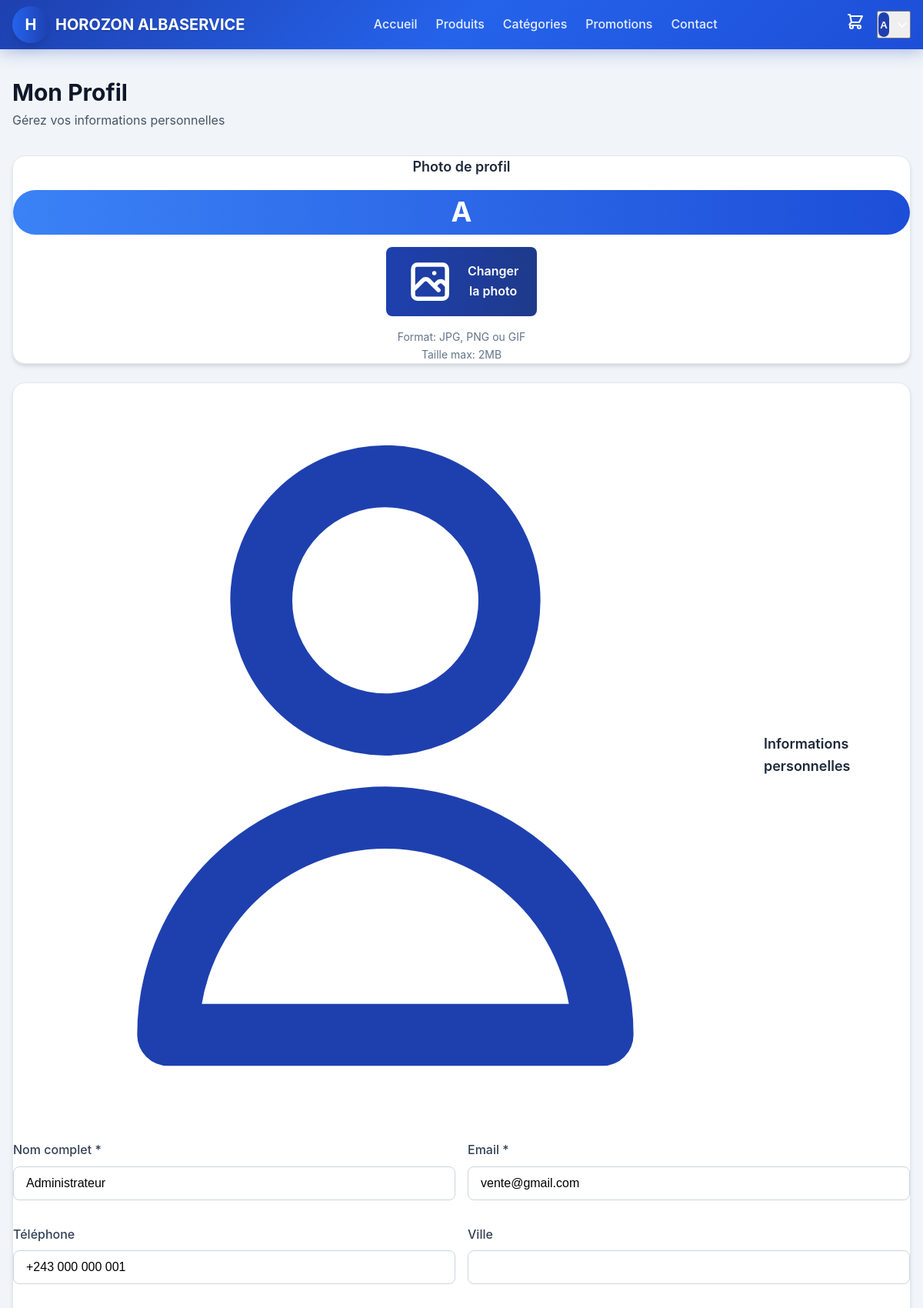
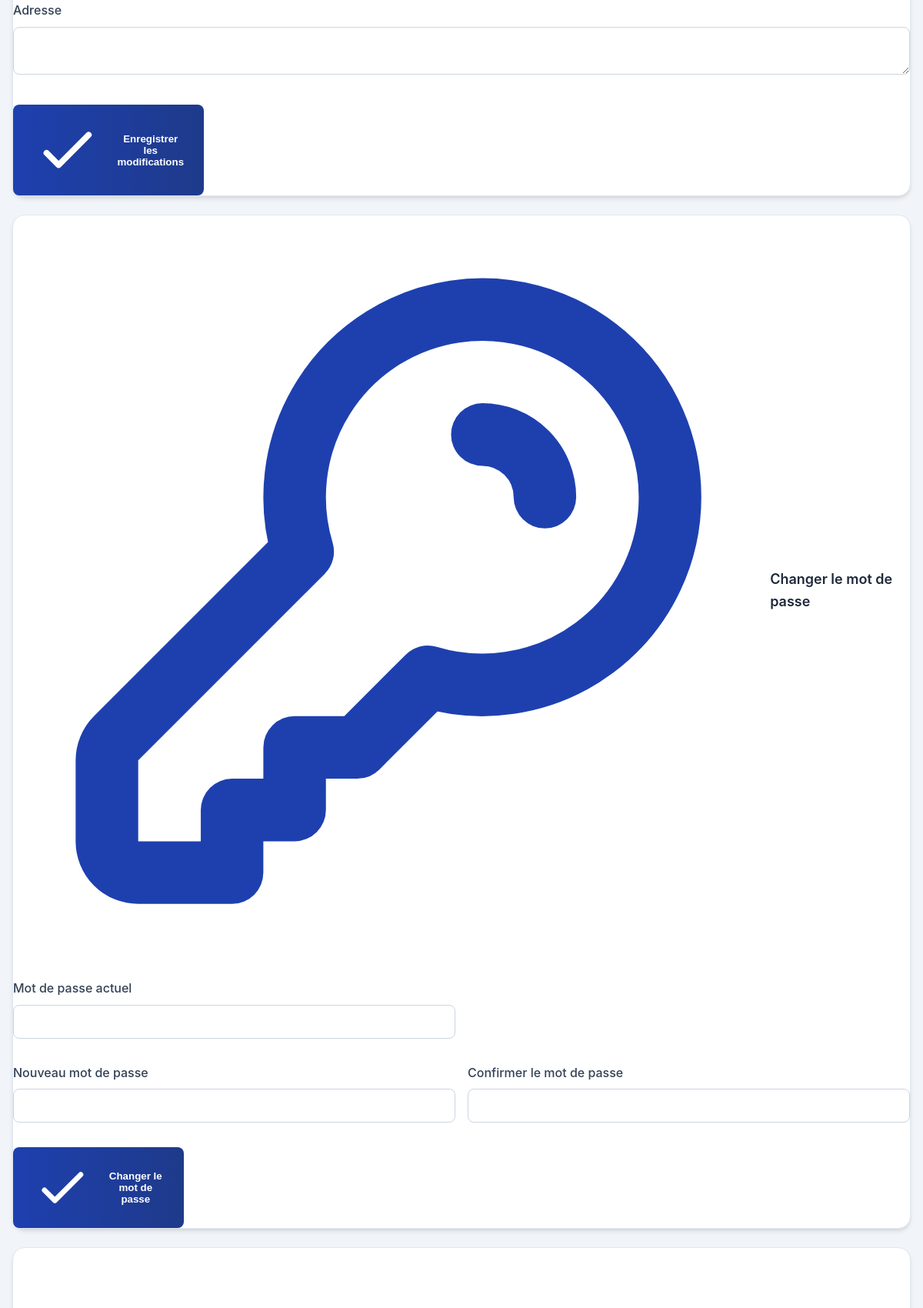
The page /profil.php (signed in, upper part) on the database its author committed (2 pictures, top to bottom).
### tables this page shows
CREATE TABLE IF NOT EXISTS users (
    id INT AUTO_INCREMENT PRIMARY KEY,
    name VARCHAR(255) NOT NULL,
    email VARCHAR(255) NOT NULL UNIQUE,
    phone VARCHAR(50),
    password VARCHAR(255) NOT NULL,
    profile_image TEXT,
    role ENUM('client', 'admin', 'livreur') NOT NULL DEFAULT 'client',
    address TEXT,
    city VARCHAR(100),
    latitude DECIMAL(10, 8),
    longitude DECIMAL(11, 8),
    is_active TINYINT(1) DEFAULT 1,
    created_at TIMESTAMP DEFAULT CURRENT_TIMESTAMP,
    updated_at TIMESTAMP DEFAULT CURRENT_TIMESTAMP ON UPDATE CURRENT_TIMESTAMP
);

### config/functions.php (called while the page is built, shortened)
<?php
function getCurrentUser() {
    $db = getDB();
    $stmt = $db->prepare("SELECT * FROM users WHERE id = ? AND is_active = 1");
    $stmt->execute([$_SESSION['user_id']]);
    $user = $stmt->fetch();
    return $user ?: null;
}

### profil.php (the view, shortened to what this page needs)
<?php
require_once 'config/functions.php';
include 'components/header.php';
?>
<main class="min-h-screen bg-gray-50 py-8">
    <div class="container">
        <div class="max-w-4xl mx-auto">
            <div class="mb-8">
                <h1 class="text-3xl font-bold text-gray-900">Mon Profil</h1>
                <p class="text-gray-600">Gérez vos informations personnelles</p>
            </div>
            <div class="grid grid-cols-1 lg:grid-cols-3 gap-6">
                <div class="lg:col-span-1">
                    <div class="card">
                        <div class="text-center">
                            <h2 class="text-lg font-semibold mb-4">Photo de profil</h2>
                            <?php if (!empty($user['profile_image'])): ?>
                                <img src="<?= htmlspecialchars($user['profile_image']) ?>"
                                     alt="Photo de profil"
                                     class="w-32 h-32 rounded-full object-cover mx-auto mb-4 border-4 border-white shadow-lg">
                            <?php else: ?>
                                <div class="w-32 h-32 rounded-full bg-gradient-to-r from-blue-500 to-blue-700 flex items-center justify-center text-white text-4xl font-bold mx-auto mb-4">
                                    <?= strtoupper(substr($user['name'], 0, 1)) ?>
                                </div>
                            <?php endif; ?>
                            <form method="POST" enctype="multipart/form-data" class="mt-4">
                                <label class="btn btn-primary cursor-pointer">
                                    Changer la photo
                                </label>
                            </form>
                            <div class="mt-4 text-sm text-gray-500">
                                <p>Format: JPG, PNG ou GIF</p>
                                <p>Taille max: 2MB</p>
                            </div>
                        </div>
                    </div>
                </div>
                <div class="lg:col-span-2 space-y-6">
                    <div class="card">
                        <h2 class="text-lg font-semibold mb-4 flex items-center">
                            <svg class="w-5 h-5 mr-2 text-blue-600" fill="none" stroke="currentColor" viewBox="0 0 24 24">
                                <path stroke-linecap="round" stroke-linejoin="round" stroke-width="2" d="M16 7a4 4 0 11-8 0 4 4 0 018 0zM12 14a7 7 0 00-7 7h14a7 7 0 00-7-7z"></path>
                            </svg>
                            Informations personnelles
                        </h2>
                        <form method="POST">
                            <div class="grid grid-cols-1 md:grid-cols-2 gap-4">
                                <div class="form-group">
                                    <label class="form-label" for="name">Nom complet *</label>
                                    <input type="text" id="name" name="name" class="form-input"
                                           value="<?= htmlspecialchars($user['name']) ?>" required>
                                </div>
                                <div class="form-group">
                                    <label class="form-label" for="email">Email *</label>
                                    <input type="email" id="email" name="email" class="form-input"
                                           value="<?= htmlspecialchars($user['email']) ?>" required>
                                </div>
                                <div class="form-group">
                                    <label class="form-label" for="phone">Téléphone</label>
                                    <input type="tel" id="phone" name="phone" class="form-input"
                                           value="<?= htmlspecialchars($user['phone'] ?? '') ?>">
                                </div>
                                <div class="form-group">
                                    <label class="form-label" for="city">Ville</label>
                                    <input type="text" id="city" name="city" class="form-input"
                                           value="<?= htmlspecialchars($user['city'] ?? '') ?>">
                                </div>
                            </div>
                            <div class="form-group mt-4">
                                <label class="form-label" for="address">Adresse</label>
                                <textarea id="address" name="address" class="form-input" rows="2"><?= htmlspecialchars($user['address'] ?? '') ?></textarea>
                            </div>
                            <button type="submit" class="btn btn-primary mt-4">
                                <svg class="w-5 h-5 mr-2" fill="none" stroke="currentColor" viewBox="0 0 24 24">
                                    <path stroke-linecap="round" stroke-linejoin="round" stroke-width="2" d="M5 13l4 4L19 7"></path>
                                </svg>
                                Enregistrer les modifications
                            </button>
                        </form>
                    </div>
                    <div class="card">
                        <h2 class="text-lg font-semibold mb-4 flex items-center">
                            <svg class="w-5 h-5 mr-2 text-blue-600" fill="none" stroke="currentColor" viewBox="0 0 24 24">
                                <path stroke-linecap="round" stroke-linejoin="round" stroke-width="2" d="M15 7a2 2 0 012 2m4 0a6 6 0 01-7.743 5.743L11 17H9v2H7v2H4a1 1 0 01-1-1v-2.586a1 1 0 01.293-.707l5.964-5.964A6 6 0 1121 9z"></path>
                            </svg>
                            Changer le mot de passe
                        </h2>
                        <form method="POST">
                            <div class="grid grid-cols-1 md:grid-cols-2 gap-4">
                                <div class="form-group">
                                    <label class="form-label" for="current_password">Mot de passe actuel</label>
                                    <input type="password" id="current_password" name="current_password" class="form-input" required>
                                </div>
                                <div></div>
                                <div class="form-group">
                                    <label class="form-label" for="new_password">Nouveau mot de passe</label>
                                    <input type="password" id="new_password" name="new_password" class="form-input" required>
                                </div>
                                <div class="form-group">
                                    <label class="form-label" for="confirm_password">Confirmer le mot de passe</label>
                                    <input type="password" id="confirm_password" name="confirm_password" class="form-input" required>
                                </div>
                            </div>
                            <button type="submit" class="btn btn-primary mt-4">
                                <svg class="w-5 h-5 mr-2" fill="none" stroke="currentColor" viewBox="0 0 24 24">
                                    <path stroke-linecap="round" stroke-linejoin="round" stroke-width="2" d="M5 13l4 4L19 7"></path>
                                </svg>
                                Changer le mot de passe
                            </button>
                        </form>
                    </div>
                    <div class="card">
                        <h2 class="text-lg font-semibold mb-4 flex items-center">
                            <svg class="w-5 h-5 mr-2 text-blue-600" fill="none" stroke="currentColor" viewBox="0 0 24 24">
                                <path stroke-linecap="round" stroke-linejoin="round" stroke-width="2" d="M13 16h-1v-4h-1m1-4h.01M21 12a9 9 0 11-18 0 9 9 0 0118 0z"></path>
                            </svg>
                        </h2>
                    </div>
                </div>
            </div>
        </div>
    </div>
</main>
<?php include 'components/footer.php'; ?>

### components/header.php (shortened to what this page needs)
<?php
$user = getCurrentUser();
?>
<!DOCTYPE html>
<html lang="fr">
<head>
    <link rel="stylesheet" href="css/style.css">
</head>
<body>
    <header class="header">
        <div class="container">
            <div class="flex items-center justify-between" style="height: 4rem;">
                <a href="index.php" class="header-logo">
                    <div class="w-12 h-12 rounded-full bg-gradient-to-r from-blue-600 to-blue-800 flex items-center justify-center text-white font-bold text-xl border-4 border-white shadow-lg">
                        H
                    </div>
                    <span class="header-logo-text hidden md:block">HOROZON ALBASERVICE</span>
                </a>
                <nav class="header-nav hidden md:flex">
                    <a href="index.php" class="header-nav-link <?= $_SERVER['REQUEST_URI'] === '/' || $_SERVER['REQUEST_URI'] === '/index.php' ? 'active' : '' ?>">Accueil</a>
                    <a href="produits.php" class="header-nav-link <?= strpos($_SERVER['REQUEST_URI'], 'produits') !== false ? 'active' : '' ?>">Produits</a>
                    <a href="categories.php" class="header-nav-link <?= strpos($_SERVER['REQUEST_URI'], 'categories') !== false ? 'active' : '' ?>">Catégories</a>
                    <a href="promotions.php" class="header-nav-link <?= strpos($_SERVER['REQUEST_URI'], 'promotions') !== false ? 'active' : '' ?>">Promotions</a>
                    <a href="contact.php" class="header-nav-link <?= strpos($_SERVER['REQUEST_URI'], 'contact') !== false ? 'active' : '' ?>">Contact</a>
                </nav>
                <div class="header-actions">
                    <a href="panier.php" class="header-cart">
                    </a>
                    <?php if ($user): ?>
                        <div class="dropdown">
                            <button onclick="toggleDropdown()" class="flex items-center gap-2 cursor-pointer">
                                <?php if (!empty($user['profile_image'])): ?>
                                    <img src="<?= htmlspecialchars($user['profile_image']) ?>"
                                         alt="<?= htmlspecialchars($user['name']) ?>"
                                         class="w-8 h-8 rounded-full object-cover">
                                <?php else: ?>
                                    <div class="w-8 h-8 bg-blue-600 rounded-full flex items-center justify-center text-white font-semibold">
                                        <?= strtoupper(substr($user['name'], 0, 1)) ?>
                                    </div>
                                <?php endif; ?>
                                <svg class="w-4 h-4 text-white hidden md:block" fill="none" stroke="currentColor" viewBox="0 0 24 24">
                                    <path stroke-linecap="round" stroke-linejoin="round" stroke-width="2" d="M19 9l-7 7-7-7"></path>
                                </svg>
                            </button>
                        </div>
                    <?php else: ?>
                        <a href="login.php" class="btn btn-white btn-sm">Connexion</a>
                    <?php endif; ?>
                </div>
            </div>
        </div>
    </header>
    <main>

### css/style.css (style rules this page uses)
:root { --primary: #1e40af; --primary-dark: #1e3a8a; --primary-light: #3b82f6; --secondary: #64748b; --success: #22c55e; --warning: #eab308; --danger: #ef4444; --info: #0ea5e9; --dark: #0f172a; --light: #f8fafc; --gray-100: #f1f5f9; --gray-200: #e2e8f0; --gray-300: #cbd5e1; --gray-400: #94a3b8; --gray-500: #64748b; --gray-600: #475569; --gray-700: #334155; --gray-800: #1e293b; --gray-900: #0f172a; }
* { margin: 0; padding: 0; box-sizing: border-box; }
body { font-family: -apple-system, BlinkMacSystemFont, 'Segoe UI', Roboto, 'Helvetica Neue', Arial, sans-serif; line-height: 1.6; color: var(--gray-800); background: var(--gray-100); }
a { text-decoration: none; color: inherit; }
.container { max-width: 1280px; margin: 0 auto; padding: 0 1rem; }
.btn { display: inline-flex; align-items: center; justify-content: center; padding: 0.75rem 1.5rem; font-weight: 600; border-radius: 0.5rem; transition: all 0.2s; cursor: pointer; border: none; gap: 0.5rem; }
.btn-primary { background: linear-gradient(to right, var(--primary), var(--primary-dark)); color: white; }
.card { background: white; border-radius: 1rem; box-shadow: 0 4px 6px -1px rgba(0, 0, 0, 0.1), 0 2px 4px -1px rgba(0, 0, 0, 0.06); border: 1px solid var(--gray-200); }
.form-group { margin-bottom: 1rem; }
.form-label { display: block; margin-bottom: 0.5rem; font-weight: 500; color: var(--gray-700); }
.form-input, .form-select, .form-textarea { width: 100%; padding: 0.75rem 1rem; border: 1px solid var(--gray-300); border-radius: 0.5rem; font-size: 1rem; transition: border-color 0.2s, box-shadow 0.2s; }
.grid { display: grid; gap: 1.5rem; }
.grid-cols-1 { grid-template-columns: repeat(1, minmax(0, 1fr)); }
@media (min-width: 768px) { .md\:grid-cols-2 { grid-template-columns: repeat(2, minmax(0, 1fr)); } }
.flex { display: flex; }
.items-center { align-items: center; }
.justify-center { justify-content: center; }
.justify-between { justify-content: space-between; }
.gap-2 { gap: 0.5rem; }
.gap-4 { gap: 1rem; }
.gap-6 { gap: 1.5rem; }
.mb-8 { margin-bottom: 2rem; }
.mt-4 { margin-top: 1rem; }
.mb-4 { margin-bottom: 1rem; }
.mr-2 { margin-right: 0.5rem; }
.py-8 { padding-top: 2rem; padding-bottom: 2rem; }
.text-sm { font-size: 0.875rem; }
.text-lg { font-size: 1.125rem; }
.text-xl { font-size: 1.25rem; }
.text-3xl { font-size: 1.875rem; }
.text-4xl { font-size: 2.25rem; }
.text-center { text-align: center; }
.font-semibold { font-weight: 600; }
.font-bold { font-weight: 700; }
.text-white { color: white; }
.text-gray-500 { color: var(--gray-500); }
.text-gray-600 { color: var(--gray-600); }
.text-gray-900 { color: var(--gray-900); }
.text-blue-600 { color: var(--primary); }
.bg-gray-50 { background-color: var(--gray-100); }
.bg-blue-600 { background-color: var(--primary); }
.bg-gradient-to-r { background-image: linear-gradient(to right, var(--primary), var(--primary-dark)); }
.from-blue-600 { --gradient-from: #2563eb; }
.to-blue-800 { --gradient-to: #1e40af; }
.from-blue-500 { --gradient-from: #3b82f6; }
.to-blue-700 { --gradient-to: #1d4ed8; }
.bg-gradient-to-r.from-blue-600.to-blue-800 { background-image: linear-gradient(to right, #2563eb, #1e40af); }
.bg-gradient-to-r.from-blue-500.to-blue-700 { background-image: linear-gradient(to right, #3b82f6, #1d4ed8); }
.rounded-full { border-radius: 9999px; }
.shadow-lg { box-shadow: 0 10px 15px -3px rgba(0, 0, 0, 0.1), 0 4px 6px -2px rgba(0, 0, 0, 0.05); }
.w-6 { width: 1.5rem; }
.w-8 { width: 2rem; }
.w-12 { width: 3rem; }
.h-6 { height: 1.5rem; }
.h-8 { height: 2rem; }
.h-12 { height: 3rem; }
.min-h-screen { min-height: 100vh; }
.hidden { display: none; }
@media (min-width: 768px) { .md\:flex { display: flex; } }
@media (min-width: 768px) { .md\:block { display: block; } }
.cursor-pointer { cursor: pointer; }
.header { background: linear-gradient(135deg, #1e40af 0%, #2563eb 50%, #1d4ed8 100%); box-shadow: 0 4px 20px rgba(30, 64, 175, 0.3); position: sticky; top: 0; z-index: 50; }
.header-logo { display: flex; align-items: center; gap: 0.5rem; }
.header-logo-text { font-size: 1.25rem; font-weight: 700; color: white; text-shadow: 0 1px 2px rgba(0,0,0,0.2); }
.header-nav { display: flex; align-items: center; gap: 1.5rem; }
.header-nav-link { color: rgba(255, 255, 255, 0.9); font-weight: 500; transition: all 0.2s; padding: 0.5rem 0; }
.header-actions { display: flex; align-items: center; gap: 1rem; }
.header-cart svg { color: white; }
.dropdown { position: relative; }
.space-y-6 > * + * { margin-top: 1.5rem; }

### rows shown on the page
users: name "A", name "Administrateur", email "vente@gmail.com", phone "+243 000 000 001"
